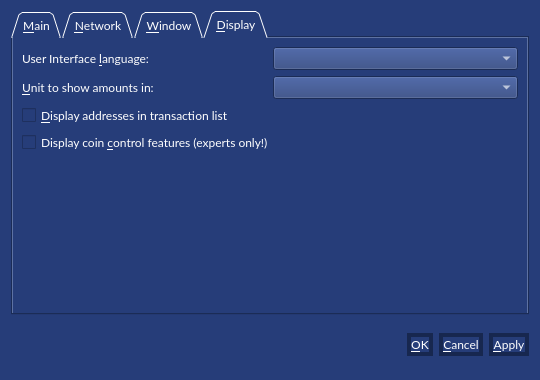
<?xml version="1.0" encoding="UTF-8"?>
<ui version="4.0">
 <class>OptionsDialog</class>
 <widget class="QDialog" name="OptionsDialog">
  <property name="geometry">
   <rect>
    <x>0</x>
    <y>0</y>
    <width>540</width>
    <height>380</height>
   </rect>
  </property>
  <property name="font">
   <font>
    <family>Lato</family>
    <pointsize>9</pointsize>
   </font>
  </property>
  <property name="windowTitle">
   <string>Options</string>
  </property>
  <property name="styleSheet">
   <string notr="true">background-color: rgb(38, 61, 121);
color: rgb(255, 255, 255);
alternate-background-color: rgb(30, 51, 105);
selection-background-color:QLinearGradient(x1: 0.8, y1: 0, x2: 1, y2: 0, stop: 0 rgb(0, 45, 157), stop: 1 rgb(0, 40, 138))</string>
  </property>
  <property name="modal">
   <bool>true</bool>
  </property>
  <layout class="QVBoxLayout" name="verticalLayout">
   <item>
    <widget class="QTabWidget" name="tabWidget">
     <property name="tabPosition">
      <enum>QTabWidget::North</enum>
     </property>
     <property name="tabShape">
      <enum>QTabWidget::Triangular</enum>
     </property>
     <property name="currentIndex">
      <number>3</number>
     </property>
     <widget class="QWidget" name="tabMain">
      <attribute name="title">
       <string>&amp;Main</string>
      </attribute>
      <layout class="QVBoxLayout" name="verticalLayout_Main">
       <item>
        <widget class="QLabel" name="transactionFeeInfoLabel">
         <property name="text">
          <string>Optional transaction fee per kB that helps make sure your transactions are processed quickly. Most transactions are 1 kB.</string>
         </property>
         <property name="textFormat">
          <enum>Qt::PlainText</enum>
         </property>
         <property name="wordWrap">
          <bool>true</bool>
         </property>
        </widget>
       </item>
       <item>
        <layout class="QHBoxLayout" name="horizontalLayout_1_Main">
         <item>
          <widget class="QLabel" name="transactionFeeLabel">
           <property name="styleSheet">
            <string notr="true">
QToolTip {
     color: white;
     font-size:9pt;font-family:'Lato';
     border: 4px solid ;
     border-radius: 13px;
     opacity: 700;
     border-color: rgb(30, 51, 105);
     background-color: rgb(23, 39, 79);
 }</string>
           </property>
           <property name="text">
            <string>Pay transaction &amp;fee</string>
           </property>
           <property name="textFormat">
            <enum>Qt::PlainText</enum>
           </property>
           <property name="buddy">
            <cstring>transactionFee</cstring>
           </property>
          </widget>
         </item>
         <item>
          <widget class="TalkcoinAmountField" name="transactionFee">
           <property name="styleSheet">
            <string notr="true">
QToolTip {
     color: white;
     font-size:9pt;font-family:'Lato';
     border: 4px solid ;
     border-radius: 13px;
     opacity: 700;
     border-color: rgb(30, 51, 105);
     background-color: rgb(23, 39, 79);
 }</string>
           </property>
          </widget>
         </item>
         <item>
          <spacer name="horizontalSpacer_1_Main">
           <property name="orientation">
            <enum>Qt::Horizontal</enum>
           </property>
           <property name="sizeHint" stdset="0">
            <size>
             <width>40</width>
             <height>20</height>
            </size>
           </property>
          </spacer>
         </item>
        </layout>
       </item>
       <item>
        <widget class="QCheckBox" name="talkcoinAtStartup">
         <property name="toolTip">
          <string>Automatically start Talkcoin after logging in to the system.</string>
         </property>
         <property name="styleSheet">
          <string notr="true">
QToolTip {
     color: white;
     font-size:9pt;font-family:'Lato';
     border: 4px solid ;
     border-radius: 13px;
     opacity: 700;
     border-color: rgb(30, 51, 105);
     background-color: rgb(23, 39, 79);
 }</string>
         </property>
         <property name="text">
          <string>&amp;Start Talkcoin on system login</string>
         </property>
        </widget>
       </item>
       <item>
        <spacer name="verticalSpacer_Main">
         <property name="orientation">
          <enum>Qt::Vertical</enum>
         </property>
         <property name="sizeHint" stdset="0">
          <size>
           <width>20</width>
           <height>40</height>
          </size>
         </property>
        </spacer>
       </item>
       <item>
        <layout class="QHBoxLayout" name="horizontalLayout_2_Main">
         <item>
          <spacer name="horizontalSpacer_2_Main">
           <property name="orientation">
            <enum>Qt::Horizontal</enum>
           </property>
           <property name="sizeHint" stdset="0">
            <size>
             <width>40</width>
             <height>20</height>
            </size>
           </property>
          </spacer>
         </item>
         <item>
          <widget class="QPushButton" name="resetButton">
           <property name="toolTip">
            <string>Reset all client options to default.</string>
           </property>
           <property name="styleSheet">
            <string notr="true">
QPushButton{
border: 4px solid;
border-radius: 13px;
border-color: rgb(23, 39, 79);}
QToolTip {
     color: white;
     font-size:9pt;font-family:'Lato';
     border: 4px solid ;
     border-radius: 13px;
     opacity: 700;
     border-color: rgb(30, 51, 105);
     background-color: rgb(23, 39, 79);
 }

QToolTip {
     color: white;
     font-size:9pt;font-family:'Lato';
     border: 4px solid ;
     border-radius: 13px;
     opacity: 700;
     border-color: rgb(30, 51, 105);
     background-color: rgb(23, 39, 79);
 }</string>
           </property>
           <property name="text">
            <string>&amp;Reset Options</string>
           </property>
           <property name="autoDefault">
            <bool>false</bool>
           </property>
          </widget>
         </item>
        </layout>
       </item>
      </layout>
     </widget>
     <widget class="QWidget" name="tabNetwork">
      <attribute name="title">
       <string>&amp;Network</string>
      </attribute>
      <layout class="QVBoxLayout" name="verticalLayout_Network">
       <item>
        <widget class="QCheckBox" name="mapPortUpnp">
         <property name="toolTip">
          <string>Automatically open the Talkcoin client port on the router. This only works when your router supports UPnP and it is enabled.</string>
         </property>
         <property name="styleSheet">
          <string notr="true">
QToolTip {
     color: white;
     font-size:9pt;font-family:'Lato';
     border: 4px solid ;
     border-radius: 13px;
     opacity: 700;
     border-color: rgb(30, 51, 105);
     background-color: rgb(23, 39, 79);
 }</string>
         </property>
         <property name="text">
          <string>Map port using &amp;UPnP</string>
         </property>
        </widget>
       </item>
       <item>
        <widget class="QCheckBox" name="connectSocks">
         <property name="toolTip">
          <string>Connect to the Talkcoin network through a SOCKS proxy (e.g. when connecting through Tor).</string>
         </property>
         <property name="styleSheet">
          <string notr="true">
QToolTip {
     color: white;
     font-size:9pt;font-family:'Lato';
     border: 4px solid ;
     border-radius: 13px;
     opacity: 700;
     border-color: rgb(30, 51, 105);
     background-color: rgb(23, 39, 79);
 }</string>
         </property>
         <property name="text">
          <string>&amp;Connect through SOCKS proxy:</string>
         </property>
        </widget>
       </item>
       <item>
        <layout class="QHBoxLayout" name="horizontalLayout_Network">
         <item>
          <widget class="QLabel" name="proxyIpLabel">
           <property name="styleSheet">
            <string notr="true">
QToolTip {
     color: white;
     font-size:9pt;font-family:'Lato';
     border: 4px solid ;
     border-radius: 13px;
     opacity: 700;
     border-color: rgb(30, 51, 105);
     background-color: rgb(23, 39, 79);
 }</string>
           </property>
           <property name="text">
            <string>Proxy &amp;IP:</string>
           </property>
           <property name="textFormat">
            <enum>Qt::PlainText</enum>
           </property>
           <property name="buddy">
            <cstring>proxyIp</cstring>
           </property>
          </widget>
         </item>
         <item>
          <widget class="QValidatedLineEdit" name="proxyIp">
           <property name="maximumSize">
            <size>
             <width>140</width>
             <height>16777215</height>
            </size>
           </property>
           <property name="toolTip">
            <string>IP address of the proxy (e.g. 127.0.0.1)</string>
           </property>
           <property name="styleSheet">
            <string notr="true">
QToolTip {
     color: white;
     font-size:9pt;font-family:'Lato';
     border: 4px solid ;
     border-radius: 13px;
     opacity: 700;
     border-color: rgb(30, 51, 105);
     background-color: rgb(23, 39, 79);
 }</string>
           </property>
          </widget>
         </item>
         <item>
          <widget class="QLabel" name="proxyPortLabel">
           <property name="text">
            <string>&amp;Port:</string>
           </property>
           <property name="textFormat">
            <enum>Qt::PlainText</enum>
           </property>
           <property name="buddy">
            <cstring>proxyPort</cstring>
           </property>
          </widget>
         </item>
         <item>
          <widget class="QLineEdit" name="proxyPort">
           <property name="maximumSize">
            <size>
             <width>55</width>
             <height>16777215</height>
            </size>
           </property>
           <property name="toolTip">
            <string>Port of the proxy (e.g. 9050)</string>
           </property>
           <property name="styleSheet">
            <string notr="true">
QToolTip {
     color: white;
     font-size:9pt;font-family:'Lato';
     border: 4px solid ;
     border-radius: 13px;
     opacity: 700;
     border-color: rgb(30, 51, 105);
     background-color: rgb(23, 39, 79);
 }</string>
           </property>
          </widget>
         </item>
         <item>
          <widget class="QLabel" name="socksVersionLabel">
           <property name="styleSheet">
            <string notr="true">
QToolTip {
     color: white;
     font-size:9pt;font-family:'Lato';
     border: 4px solid ;
     border-radius: 13px;
     opacity: 700;
     border-color: rgb(30, 51, 105);
     background-color: rgb(23, 39, 79);
 }</string>
           </property>
           <property name="text">
            <string>SOCKS &amp;Version:</string>
           </property>
           <property name="textFormat">
            <enum>Qt::PlainText</enum>
           </property>
           <property name="buddy">
            <cstring>socksVersion</cstring>
           </property>
          </widget>
         </item>
         <item>
          <widget class="QValueComboBox" name="socksVersion">
           <property name="toolTip">
            <string>SOCKS version of the proxy (e.g. 5)</string>
           </property>
           <property name="styleSheet">
            <string notr="true">QPushButton{
border-color: rgb(23, 39, 79);}
QToolTip {
     color: white;
     font-size:9pt;font-family:'Lato';
     border: 4px solid ;
     border-radius: 13px;
     opacity: 700;
     border-color: rgb(30, 51, 105);
     background-color: rgb(23, 39, 79);
 }</string>
           </property>
          </widget>
         </item>
         <item>
          <spacer name="horizontalSpacer_Network">
           <property name="orientation">
            <enum>Qt::Horizontal</enum>
           </property>
           <property name="sizeHint" stdset="0">
            <size>
             <width>40</width>
             <height>20</height>
            </size>
           </property>
          </spacer>
         </item>
        </layout>
       </item>
       <item>
        <spacer name="verticalSpacer_Network">
         <property name="orientation">
          <enum>Qt::Vertical</enum>
         </property>
         <property name="sizeHint" stdset="0">
          <size>
           <width>20</width>
           <height>40</height>
          </size>
         </property>
        </spacer>
       </item>
      </layout>
     </widget>
     <widget class="QWidget" name="tabWindow">
      <attribute name="title">
       <string>&amp;Window</string>
      </attribute>
      <layout class="QVBoxLayout" name="verticalLayout_Window">
       <item>
        <widget class="QCheckBox" name="minimizeToTray">
         <property name="toolTip">
          <string>Show only a tray icon after minimizing the window.</string>
         </property>
         <property name="styleSheet">
          <string notr="true">
QToolTip {
     color: white;
     font-size:9pt;font-family:'Lato';
     border: 4px solid ;
     border-radius: 13px;
     opacity: 700;
     border-color: rgb(30, 51, 105);
     background-color: rgb(23, 39, 79);
 }</string>
         </property>
         <property name="text">
          <string>&amp;Minimize to the tray instead of the taskbar</string>
         </property>
        </widget>
       </item>
       <item>
        <widget class="QCheckBox" name="minimizeOnClose">
         <property name="toolTip">
          <string>Minimize instead of exit the application when the window is closed. When this option is enabled, the application will be closed only after selecting Quit in the menu.</string>
         </property>
         <property name="styleSheet">
          <string notr="true">
QToolTip {
     color: white;
     font-size:9pt;font-family:'Lato';
     border: 4px solid ;
     border-radius: 13px;
     opacity: 700;
     border-color: rgb(30, 51, 105);
     background-color: rgb(23, 39, 79);
 }</string>
         </property>
         <property name="text">
          <string>M&amp;inimize on close</string>
         </property>
        </widget>
       </item>
       <item>
        <spacer name="verticalSpacer_Window">
         <property name="orientation">
          <enum>Qt::Vertical</enum>
         </property>
         <property name="sizeHint" stdset="0">
          <size>
           <width>20</width>
           <height>40</height>
          </size>
         </property>
        </spacer>
       </item>
      </layout>
     </widget>
     <widget class="QWidget" name="tabDisplay">
      <attribute name="title">
       <string>&amp;Display</string>
      </attribute>
      <layout class="QVBoxLayout" name="verticalLayout_Display">
       <item>
        <layout class="QHBoxLayout" name="horizontalLayout_1_Display">
         <item>
          <widget class="QLabel" name="langLabel">
           <property name="font">
            <font>
             <family>Lato</family>
             <pointsize>9</pointsize>
            </font>
           </property>
           <property name="styleSheet">
            <string notr="true">
QToolTip {
     color: white;
     font-size:9pt;font-family:'Lato';
     border: 4px solid ;
     border-radius: 13px;
     opacity: 700;
     border-color: rgb(30, 51, 105);
     background-color: rgb(23, 39, 79);
 }</string>
           </property>
           <property name="text">
            <string>User Interface &amp;language:</string>
           </property>
           <property name="textFormat">
            <enum>Qt::PlainText</enum>
           </property>
           <property name="buddy">
            <cstring>lang</cstring>
           </property>
          </widget>
         </item>
         <item>
          <widget class="QValueComboBox" name="lang">
           <property name="font">
            <font>
             <family>Lato</family>
             <pointsize>9</pointsize>
            </font>
           </property>
           <property name="toolTip">
            <string>The user interface language can be set here. This setting will take effect after restarting Talkcoin.</string>
           </property>
           <property name="styleSheet">
            <string notr="true">
QToolTip {
     color: white;
     font-size:9pt;font-family:'Lato';
     border: 4px solid ;
     border-radius: 13px;
     opacity: 700;
     border-color: rgb(30, 51, 105);
     background-color: rgb(23, 39, 79);
 }</string>
           </property>
          </widget>
         </item>
        </layout>
       </item>
       <item>
        <layout class="QHBoxLayout" name="horizontalLayout_2_Display">
         <item>
          <widget class="QLabel" name="unitLabel">
           <property name="font">
            <font>
             <family>Lato</family>
             <pointsize>9</pointsize>
            </font>
           </property>
           <property name="styleSheet">
            <string notr="true">
QToolTip {
     color: white;
     font-size:9pt;font-family:'Lato';
     border: 4px solid ;
     border-radius: 13px;
     opacity: 700;
     border-color: rgb(30, 51, 105);
     background-color: rgb(23, 39, 79);
 }</string>
           </property>
           <property name="text">
            <string>&amp;Unit to show amounts in:</string>
           </property>
           <property name="textFormat">
            <enum>Qt::PlainText</enum>
           </property>
           <property name="buddy">
            <cstring>unit</cstring>
           </property>
          </widget>
         </item>
         <item>
          <widget class="QValueComboBox" name="unit">
           <property name="font">
            <font>
             <family>Lato</family>
             <pointsize>9</pointsize>
            </font>
           </property>
           <property name="toolTip">
            <string>Choose the default subdivision unit to show in the interface and when sending coins.</string>
           </property>
           <property name="styleSheet">
            <string notr="true">
QToolTip {
     color: white;
     font-size:9pt;font-family:'Lato';
     border: 4px solid ;
     border-radius: 13px;
     opacity: 700;
     border-color: rgb(30, 51, 105);
     background-color: rgb(23, 39, 79);
 }</string>
           </property>
          </widget>
         </item>
        </layout>
       </item>
       <item>
        <widget class="QCheckBox" name="displayAddresses">
         <property name="font">
          <font>
           <family>Lato</family>
           <pointsize>9</pointsize>
          </font>
         </property>
         <property name="toolTip">
          <string>Whether to show Talkcoin addresses in the transaction list or not.</string>
         </property>
         <property name="styleSheet">
          <string notr="true">
QToolTip {
     color: white;
     font-size:9pt;font-family:'Lato';
     border: 4px solid ;
     border-radius: 13px;
     opacity: 700;
     border-color: rgb(30, 51, 105);
     background-color: rgb(23, 39, 79);
 }</string>
         </property>
         <property name="text">
          <string>&amp;Display addresses in transaction list</string>
         </property>
        </widget>
       </item>
       <item>
        <widget class="QCheckBox" name="coinControlFeatures">
         <property name="font">
          <font>
           <family>Lato</family>
           <pointsize>9</pointsize>
          </font>
         </property>
         <property name="toolTip">
          <string>Whether to show coin control features or not.</string>
         </property>
         <property name="styleSheet">
          <string notr="true">
QToolTip {
     color: white;
     font-size:9pt;font-family:'Lato';
     border: 4px solid ;
     border-radius: 13px;
     opacity: 700;
     border-color: rgb(30, 51, 105);
     background-color: rgb(23, 39, 79);
 }</string>
         </property>
         <property name="text">
          <string>Display coin &amp;control features (experts only!)</string>
         </property>
        </widget>
       </item>
       <item>
        <spacer name="verticalSpacer_Display">
         <property name="orientation">
          <enum>Qt::Vertical</enum>
         </property>
         <property name="sizeHint" stdset="0">
          <size>
           <width>20</width>
           <height>40</height>
          </size>
         </property>
        </spacer>
       </item>
      </layout>
     </widget>
    </widget>
   </item>
   <item>
    <layout class="QHBoxLayout" name="horizontalLayout_Buttons">
     <item>
      <spacer name="horizontalSpacer_1">
       <property name="orientation">
        <enum>Qt::Horizontal</enum>
       </property>
       <property name="sizeHint" stdset="0">
        <size>
         <width>40</width>
         <height>48</height>
        </size>
       </property>
      </spacer>
     </item>
     <item>
      <widget class="QLabel" name="statusLabel">
       <property name="font">
        <font>
         <weight>75</weight>
         <bold>true</bold>
        </font>
       </property>
       <property name="text">
        <string/>
       </property>
       <property name="textFormat">
        <enum>Qt::PlainText</enum>
       </property>
       <property name="wordWrap">
        <bool>true</bool>
       </property>
      </widget>
     </item>
     <item>
      <spacer name="horizontalSpacer_2">
       <property name="orientation">
        <enum>Qt::Horizontal</enum>
       </property>
       <property name="sizeHint" stdset="0">
        <size>
         <width>40</width>
         <height>48</height>
        </size>
       </property>
      </spacer>
     </item>
     <item>
      <widget class="QPushButton" name="okButton">
       <property name="font">
        <font>
         <family>Lato</family>
         <pointsize>9</pointsize>
        </font>
       </property>
       <property name="styleSheet">
        <string notr="true">QPushButton{
border: 4px solid;
border-radius: 13px;
border-color: rgb(23, 39, 79);}
QToolTip {
     color: white;
     font-size:9pt;font-family:'Lato';
     border: 4px solid ;
     border-radius: 13px;
     opacity: 700;
     border-color: rgb(30, 51, 105);
     background-color: rgb(23, 39, 79);
 }</string>
       </property>
       <property name="text">
        <string>&amp;OK</string>
       </property>
      </widget>
     </item>
     <item>
      <widget class="QPushButton" name="cancelButton">
       <property name="font">
        <font>
         <family>Lato</family>
         <pointsize>9</pointsize>
        </font>
       </property>
       <property name="styleSheet">
        <string notr="true">QPushButton{
border: 4px solid;
border-radius: 13px;
border-color: rgb(23, 39, 79);}
QToolTip {
     color: white;
     font-size:9pt;font-family:'Lato';
     border: 4px solid ;
     border-radius: 13px;
     opacity: 700;
     border-color: rgb(30, 51, 105);
     background-color: rgb(23, 39, 79);
 }</string>
       </property>
       <property name="text">
        <string>&amp;Cancel</string>
       </property>
       <property name="autoDefault">
        <bool>false</bool>
       </property>
      </widget>
     </item>
     <item>
      <widget class="QPushButton" name="applyButton">
       <property name="font">
        <font>
         <family>Lato</family>
         <pointsize>9</pointsize>
        </font>
       </property>
       <property name="styleSheet">
        <string notr="true">QPushButton{
border: 4px solid;
border-radius: 13px;
border-color: rgb(23, 39, 79);}
QToolTip {
     color: white;
     font-size:9pt;font-family:'Lato';
     border: 4px solid ;
     border-radius: 13px;
     opacity: 700;
     border-color: rgb(30, 51, 105);
     background-color: rgb(23, 39, 79);
 }</string>
       </property>
       <property name="text">
        <string>&amp;Apply</string>
       </property>
       <property name="autoDefault">
        <bool>false</bool>
       </property>
      </widget>
     </item>
    </layout>
   </item>
  </layout>
 </widget>
 <customwidgets>
  <customwidget>
   <class>QValidatedLineEdit</class>
   <extends>QLineEdit</extends>
   <header>qvalidatedlineedit.h</header>
  </customwidget>
  <customwidget>
   <class>TalkcoinAmountField</class>
   <extends>QSpinBox</extends>
   <header>talkcoinamountfield.h</header>
   <container>1</container>
  </customwidget>
  <customwidget>
   <class>QValueComboBox</class>
   <extends>QComboBox</extends>
   <header>qvaluecombobox.h</header>
  </customwidget>
 </customwidgets>
 <resources/>
 <connections/>
</ui>
